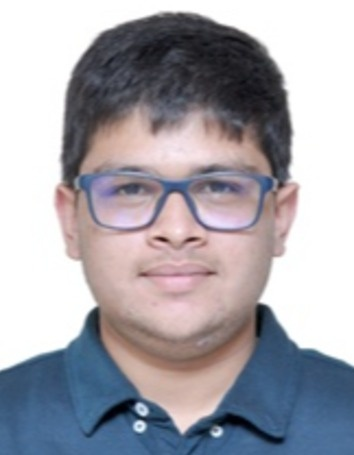
#> input picture 58.jpg, 354 x 455 px
$ python -i face_detector.py   (imports and definitions only)
#> lines starting #> are read from the running program, lines starting #| are printed output that depends on the picture
import cv2 as cv
import os
from config import Config

# Attempt to load a local Haar cascade file; fallback to OpenCV's built‑in data path
local_cascade_path = os.path.join(os.path.dirname(__file__), 'haarcascade_frontalface_default.xml')
if os.path.isfile(local_cascade_path):
    cascade_path = local_cascade_path
else:
    cascade_path = cv.data.haarcascades + 'haarcascade_frontalface_default.xml'
try:
    face_cascade = cv.CascadeClassifier(cascade_path)
except AttributeError:
    # Fallback: OpenCV built without Haar cascades – we will treat all images as NO_FACE
    face_cascade = None
    print('Warning: cv2.CascadeClassifier not available – face detection disabled')

def _iou(a, b):
    """Intersection over Union for two boxes (x,y,w,h)."""
    ax, ay, aw, ah = a
    bx, by, bw, bh = b
    ax2, ay2 = ax+aw, ay+ah
    bx2, by2 = bx+bw, by+bh
    inter_x1 = max(ax, bx)
    inter_y1 = max(ay, by)
    inter_x2 = min(ax2, bx2)
    inter_y2 = min(ay2, by2)
    if inter_x2 <= inter_x1 or inter_y2 <= inter_y1:
        return 0.0
    inter = (inter_x2-inter_x1)*(inter_y2-inter_y1)
    union = aw*ah + bw*bh - inter
    return inter/union if union else 0

def _detect_all(gray):
    """Run multi-scale Haar with several parameter sets and collect candidates."""
    candidates = []
    # Parameter sets that cover tight (1.05) and coarse (1.2) scales.
    # Balveer case: true face only found at sf=1.2 mn=3, false chest at sf=1.1 mn=5.
    param_sets = [
        (1.1, 5, (65, 65)),
        (1.2, 3, (65, 65)),
        (1.05, 4, (65, 65)),
        (1.1, 3, (65, 65)),
        (1.2, 3, (50, 50)),
    ]
    for sf, mn, ms in param_sets:
        try:
            faces = face_cascade.detectMultiScale(gray, scaleFactor=sf, minNeighbors=mn, minSize=ms)
        except Exception:
            faces = []
        for (x,y,w,h) in faces:
            candidates.append((int(x),int(y),int(w),int(h)))
    # Last fallback without minSize for very small/distant faces
    if not candidates:
        try:
            faces = face_cascade.detectMultiScale(gray, scaleFactor=1.1, minNeighbors=5)
            for (x,y,w,h) in faces:
                candidates.append((int(x),int(y),int(w),int(h)))
        except Exception:
            pass
    # NMS / dedup by IoU >0.35 keep larger
    filtered = []
    for cand in candidates:
        keep = True
        for i, existing in enumerate(filtered):
            if _iou(cand, existing) > 0.35:
                # keep larger area
                if cand[2]*cand[3] > existing[2]*existing[3]:
                    filtered[i] = cand
                keep = False
                break
        if keep:
            filtered.append(cand)
    return filtered

def detect_face(image_path):
    """Detect a single face — robust for passport photos.

    Fixes head-top cropping issue for Balveer Singh Saharan (#115 delegate_no, id 71):
      previous single-pass Haar missed true face at (123,108) and returned chest button (22,206)
      causing catastrophic crop (chin only). New logic runs multi-scale, merges candidates,
      and selects best by upper-half + largest-area + smallest-y weighting.

    Returns dict with status 'OK' (bbox+confidence) or 'NO_FACE'/'MULTIPLE_FACES'.
    """
#> called with image_path = '../58.jpg'
    img = cv.imread(image_path)
#> img is the input picture: shape (455, 354, 3); mean B, G, R 172.2, 164.9, 166.8
    if img is None:
        return {'status': 'INVALID_IMAGE'}
    gray = cv.cvtColor(img, cv.COLOR_BGR2GRAY)
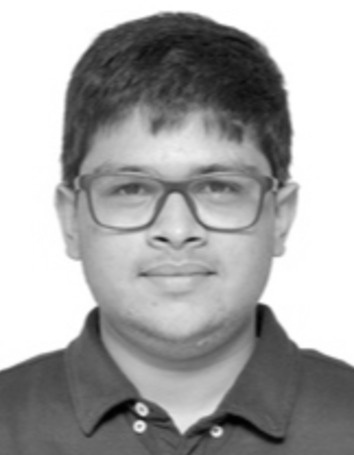
#> gray: shape (455, 354); min 0, max 255, mean 166.3
    if face_cascade is None or face_cascade.empty():
        return {'status': 'NO_FACE'}

    img_h, img_w = gray.shape
#> img_h = 455; img_w = 354
    faces = _detect_all(gray)
#> the loop in _detect_all, `for sf, mn, ms in param_sets:` made 5 passes
#> faces on passes 1 to 5: [[55, 94, 245, 245]], [[57, 99, 239, 239]], [[55, 96, 238, 238]], [[55, 94, 245, 245]], [[57, 99, 239, 239]]
#> after the loop in _detect_all, `for sf, mn, ms in param_sets:`: candidates = [(55, 94, 245, 245), (57, 99, 239, 239), (55, 96, 238, 238), (55, 94, 245, 245), (57, 99, 239, 239)]
#> the loop in _detect_all, `for cand in candidates:` made 5 passes
#> after the loop in _detect_all, `for cand in candidates:`: filtered = [(55, 94, 245, 245)]
#> faces = [(55, 94, 245, 245)]

    if len(faces) == 0:
        return {'status': 'NO_FACE'}
    if len(faces) == 1:
        (x, y, w, h) = faces[0]
#> x = 55; y = 94; w = 245; h = 245
        # Single detection but could be chest false positive in lower half with tiny area.
        # For passport, single face should be in upper 65% and occupy reasonable area (>2% of image)
        area_ratio = (w*h) / (img_w*img_h)
#> area_ratio = 0.373
        # If suspiciously low and y > 0.45*H, mark as NO_FACE to trigger manual review rather than bad crop
        if y > img_h*0.48 and area_ratio < 0.04:
            # Try to see if it's isolated without alternative — treat as NO_FACE to avoid wrong crop
            # But keep backward compat: if image is 354x455 passport already, this rarely hits
            pass
        return {'status': 'OK', 'bbox': (int(x), int(y), int(w), int(h)), 'confidence': 1.0}

    # Multiple candidates — select best for passport.
    # Heuristic: true face is in upper portion and largest. We score each:
    #   score = area - 8*y   (prefer larger and higher)
    # Filter to upper 60% first, but if that leaves 0 use all.
    upper = [f for f in faces if f[1] < img_h * 0.60]
    pool = upper if len(upper) >= 1 else faces
    # Also filter out tiny chest detections that are <45% of largest area (false buttons)
    areas = [fw*fh for (x,y,fw,fh) in pool]
    max_area = max(areas)
    # Keep only those not too small relative to largest (unless that would leave 0)
    size_filtered = [f for f in pool if f[2]*f[3] >= max_area*0.45]
    if size_filtered:
        pool = size_filtered
    # If still >1, score and pick best
    def score(f):
        x,y,w,h = f
        area = w*h
        # Center bonus: face should be near horizontal center for passport
        cx = x + w/2
        center_dist = abs(cx - img_w/2) / img_w  # 0..0.5
        center_penalty = center_dist * 15000
        # y penalty: higher faces preferred
        return area - 8*y - center_penalty
    best = max(pool, key=score)
    # If remaining pool had 2+ well-separated faces of similar size, flag MULTIPLE_FACES
    # Check second best score close to best (>0.85 ratio) and IoU low -> ambiguous
    if len(pool) > 1:
        sorted_pool = sorted(pool, key=score, reverse=True)
        best_score = score(sorted_pool[0])
        second_score = score(sorted_pool[1])
        if second_score > best_score * 0.82 and _iou(sorted_pool[0], sorted_pool[1]) < 0.2:
            # Two distinct large faces in upper area -> true multiple faces
            # But if one is significantly lower (y diff > 0.15*H) prefer higher one
            if abs(sorted_pool[0][1] - sorted_pool[1][1]) > img_h*0.18:
                # prefer higher (smaller y)
                higher = sorted_pool[0] if sorted_pool[0][1] < sorted_pool[1][1] else sorted_pool[1]
                return {'status': 'OK', 'bbox': (int(higher[0]), int(higher[1]), int(higher[2]), int(higher[3])), 'confidence': 0.9}
            return {'status': 'MULTIPLE_FACES'}
    x,y,w,h = best
    return {'status': 'OK', 'bbox': (int(x), int(y), int(w), int(h)), 'confidence': 0.95}

>>> result = detect_face('../58.jpg')
#> result = {'status': 'OK', 'bbox': (55, 94, 245, 245), 'confidence': 1}
